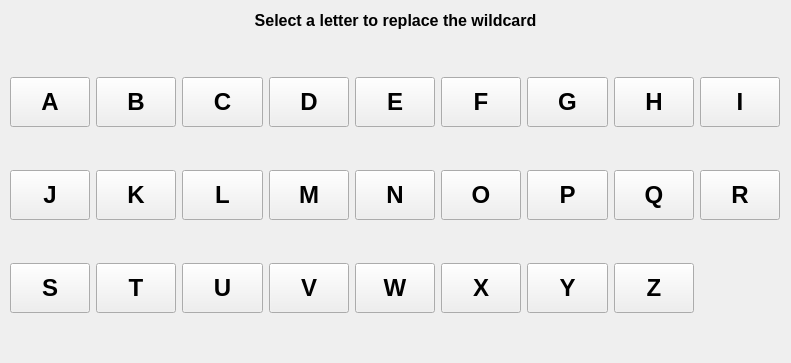
<?xml version="1.0" encoding="UTF-8"?>
<ui version="4.0">
 <class>Wildcard_Dialog</class>
 <widget class="QWidget" name="Wildcard_Dialog">
  <property name="geometry">
   <rect>
    <x>0</x>
    <y>0</y>
    <width>791</width>
    <height>363</height>
   </rect>
  </property>
  <property name="font">
   <font>
    <pointsize>18</pointsize>
    <weight>75</weight>
    <bold>true</bold>
   </font>
  </property>
  <property name="windowTitle">
   <string>Wildcard selector</string>
  </property>
  <widget class="QLabel" name="label">
   <property name="geometry">
    <rect>
     <x>10</x>
     <y>10</y>
     <width>771</width>
     <height>21</height>
    </rect>
   </property>
   <property name="font">
    <font>
     <pointsize>12</pointsize>
     <weight>75</weight>
     <bold>true</bold>
    </font>
   </property>
   <property name="text">
    <string>Select a letter to replace the wildcard</string>
   </property>
   <property name="alignment">
    <set>Qt::AlignCenter</set>
   </property>
  </widget>
  <widget class="QWidget" name="gridLayoutWidget">
   <property name="geometry">
    <rect>
     <x>10</x>
     <y>40</y>
     <width>770</width>
     <height>311</height>
    </rect>
   </property>
   <layout class="QGridLayout" name="gridLayout_Wildcard">
    <property name="horizontalSpacing">
     <number>6</number>
    </property>
    <item row="1" column="3">
     <widget class="QPushButton" name="pushButton_M">
      <property name="minimumSize">
       <size>
        <width>0</width>
        <height>50</height>
       </size>
      </property>
      <property name="font">
       <font>
        <pointsize>18</pointsize>
        <weight>75</weight>
        <bold>true</bold>
       </font>
      </property>
      <property name="text">
       <string>M</string>
      </property>
     </widget>
    </item>
    <item row="0" column="1">
     <widget class="QPushButton" name="pushButton_B">
      <property name="minimumSize">
       <size>
        <width>0</width>
        <height>50</height>
       </size>
      </property>
      <property name="font">
       <font>
        <pointsize>18</pointsize>
        <weight>75</weight>
        <bold>true</bold>
       </font>
      </property>
      <property name="text">
       <string>B</string>
      </property>
     </widget>
    </item>
    <item row="0" column="0">
     <widget class="QPushButton" name="pushButton_A">
      <property name="minimumSize">
       <size>
        <width>0</width>
        <height>50</height>
       </size>
      </property>
      <property name="font">
       <font>
        <pointsize>18</pointsize>
        <weight>75</weight>
        <bold>true</bold>
       </font>
      </property>
      <property name="text">
       <string>A</string>
      </property>
     </widget>
    </item>
    <item row="1" column="6">
     <widget class="QPushButton" name="pushButton_P">
      <property name="minimumSize">
       <size>
        <width>0</width>
        <height>50</height>
       </size>
      </property>
      <property name="font">
       <font>
        <pointsize>18</pointsize>
        <weight>75</weight>
        <bold>true</bold>
       </font>
      </property>
      <property name="text">
       <string>P</string>
      </property>
     </widget>
    </item>
    <item row="0" column="2">
     <widget class="QPushButton" name="pushButton_C">
      <property name="minimumSize">
       <size>
        <width>0</width>
        <height>50</height>
       </size>
      </property>
      <property name="font">
       <font>
        <pointsize>18</pointsize>
        <weight>75</weight>
        <bold>true</bold>
       </font>
      </property>
      <property name="text">
       <string>C</string>
      </property>
     </widget>
    </item>
    <item row="0" column="3">
     <widget class="QPushButton" name="pushButton_D">
      <property name="minimumSize">
       <size>
        <width>0</width>
        <height>50</height>
       </size>
      </property>
      <property name="font">
       <font>
        <pointsize>18</pointsize>
        <weight>75</weight>
        <bold>true</bold>
       </font>
      </property>
      <property name="text">
       <string>D</string>
      </property>
     </widget>
    </item>
    <item row="0" column="6">
     <widget class="QPushButton" name="pushButton_G">
      <property name="minimumSize">
       <size>
        <width>0</width>
        <height>50</height>
       </size>
      </property>
      <property name="font">
       <font>
        <pointsize>18</pointsize>
        <weight>75</weight>
        <bold>true</bold>
       </font>
      </property>
      <property name="text">
       <string>G</string>
      </property>
     </widget>
    </item>
    <item row="0" column="5">
     <widget class="QPushButton" name="pushButton_F">
      <property name="minimumSize">
       <size>
        <width>0</width>
        <height>50</height>
       </size>
      </property>
      <property name="font">
       <font>
        <pointsize>18</pointsize>
        <weight>75</weight>
        <bold>true</bold>
       </font>
      </property>
      <property name="text">
       <string>F</string>
      </property>
     </widget>
    </item>
    <item row="0" column="4">
     <widget class="QPushButton" name="pushButton_E">
      <property name="minimumSize">
       <size>
        <width>0</width>
        <height>50</height>
       </size>
      </property>
      <property name="font">
       <font>
        <pointsize>18</pointsize>
        <weight>75</weight>
        <bold>true</bold>
       </font>
      </property>
      <property name="text">
       <string>E</string>
      </property>
     </widget>
    </item>
    <item row="0" column="7">
     <widget class="QPushButton" name="pushButton_H">
      <property name="minimumSize">
       <size>
        <width>0</width>
        <height>50</height>
       </size>
      </property>
      <property name="font">
       <font>
        <pointsize>18</pointsize>
        <weight>75</weight>
        <bold>true</bold>
       </font>
      </property>
      <property name="text">
       <string>H</string>
      </property>
     </widget>
    </item>
    <item row="1" column="4">
     <widget class="QPushButton" name="pushButton_N">
      <property name="minimumSize">
       <size>
        <width>0</width>
        <height>50</height>
       </size>
      </property>
      <property name="font">
       <font>
        <pointsize>18</pointsize>
        <weight>75</weight>
        <bold>true</bold>
       </font>
      </property>
      <property name="text">
       <string>N</string>
      </property>
     </widget>
    </item>
    <item row="1" column="2">
     <widget class="QPushButton" name="pushButton_L">
      <property name="minimumSize">
       <size>
        <width>0</width>
        <height>50</height>
       </size>
      </property>
      <property name="font">
       <font>
        <pointsize>18</pointsize>
        <weight>75</weight>
        <bold>true</bold>
       </font>
      </property>
      <property name="text">
       <string>L</string>
      </property>
     </widget>
    </item>
    <item row="1" column="5">
     <widget class="QPushButton" name="pushButton_O">
      <property name="minimumSize">
       <size>
        <width>0</width>
        <height>50</height>
       </size>
      </property>
      <property name="font">
       <font>
        <pointsize>18</pointsize>
        <weight>75</weight>
        <bold>true</bold>
       </font>
      </property>
      <property name="text">
       <string>O</string>
      </property>
     </widget>
    </item>
    <item row="0" column="8">
     <widget class="QPushButton" name="pushButton_I">
      <property name="minimumSize">
       <size>
        <width>0</width>
        <height>50</height>
       </size>
      </property>
      <property name="font">
       <font>
        <pointsize>18</pointsize>
        <weight>75</weight>
        <bold>true</bold>
       </font>
      </property>
      <property name="text">
       <string>I</string>
      </property>
     </widget>
    </item>
    <item row="1" column="0">
     <widget class="QPushButton" name="pushButton_J">
      <property name="minimumSize">
       <size>
        <width>0</width>
        <height>50</height>
       </size>
      </property>
      <property name="font">
       <font>
        <pointsize>18</pointsize>
        <weight>75</weight>
        <bold>true</bold>
       </font>
      </property>
      <property name="text">
       <string>J</string>
      </property>
     </widget>
    </item>
    <item row="1" column="1">
     <widget class="QPushButton" name="pushButton_K">
      <property name="minimumSize">
       <size>
        <width>0</width>
        <height>50</height>
       </size>
      </property>
      <property name="font">
       <font>
        <pointsize>18</pointsize>
        <weight>75</weight>
        <bold>true</bold>
       </font>
      </property>
      <property name="text">
       <string>K</string>
      </property>
     </widget>
    </item>
    <item row="1" column="7">
     <widget class="QPushButton" name="pushButton_Q">
      <property name="minimumSize">
       <size>
        <width>0</width>
        <height>50</height>
       </size>
      </property>
      <property name="font">
       <font>
        <pointsize>18</pointsize>
        <weight>75</weight>
        <bold>true</bold>
       </font>
      </property>
      <property name="text">
       <string>Q</string>
      </property>
     </widget>
    </item>
    <item row="1" column="8">
     <widget class="QPushButton" name="pushButton_R">
      <property name="minimumSize">
       <size>
        <width>0</width>
        <height>50</height>
       </size>
      </property>
      <property name="font">
       <font>
        <pointsize>18</pointsize>
        <weight>75</weight>
        <bold>true</bold>
       </font>
      </property>
      <property name="text">
       <string>R</string>
      </property>
     </widget>
    </item>
    <item row="2" column="0">
     <widget class="QPushButton" name="pushButton_S">
      <property name="minimumSize">
       <size>
        <width>0</width>
        <height>50</height>
       </size>
      </property>
      <property name="font">
       <font>
        <pointsize>18</pointsize>
        <weight>75</weight>
        <bold>true</bold>
       </font>
      </property>
      <property name="text">
       <string>S</string>
      </property>
     </widget>
    </item>
    <item row="2" column="1">
     <widget class="QPushButton" name="pushButton_T">
      <property name="minimumSize">
       <size>
        <width>0</width>
        <height>50</height>
       </size>
      </property>
      <property name="font">
       <font>
        <pointsize>18</pointsize>
        <weight>75</weight>
        <bold>true</bold>
       </font>
      </property>
      <property name="text">
       <string>T</string>
      </property>
     </widget>
    </item>
    <item row="2" column="2">
     <widget class="QPushButton" name="pushButton_U">
      <property name="minimumSize">
       <size>
        <width>0</width>
        <height>50</height>
       </size>
      </property>
      <property name="font">
       <font>
        <pointsize>18</pointsize>
        <weight>75</weight>
        <bold>true</bold>
       </font>
      </property>
      <property name="text">
       <string>U</string>
      </property>
     </widget>
    </item>
    <item row="2" column="3">
     <widget class="QPushButton" name="pushButton_V">
      <property name="minimumSize">
       <size>
        <width>0</width>
        <height>50</height>
       </size>
      </property>
      <property name="font">
       <font>
        <pointsize>18</pointsize>
        <weight>75</weight>
        <bold>true</bold>
       </font>
      </property>
      <property name="text">
       <string>V</string>
      </property>
     </widget>
    </item>
    <item row="2" column="7">
     <widget class="QPushButton" name="pushButton_Z">
      <property name="minimumSize">
       <size>
        <width>0</width>
        <height>50</height>
       </size>
      </property>
      <property name="font">
       <font>
        <pointsize>18</pointsize>
        <weight>75</weight>
        <bold>true</bold>
       </font>
      </property>
      <property name="text">
       <string>Z</string>
      </property>
     </widget>
    </item>
    <item row="2" column="4">
     <widget class="QPushButton" name="pushButton_W">
      <property name="minimumSize">
       <size>
        <width>0</width>
        <height>50</height>
       </size>
      </property>
      <property name="font">
       <font>
        <pointsize>18</pointsize>
        <weight>75</weight>
        <bold>true</bold>
       </font>
      </property>
      <property name="text">
       <string>W</string>
      </property>
     </widget>
    </item>
    <item row="2" column="5">
     <widget class="QPushButton" name="pushButton_X">
      <property name="minimumSize">
       <size>
        <width>0</width>
        <height>50</height>
       </size>
      </property>
      <property name="font">
       <font>
        <pointsize>18</pointsize>
        <weight>75</weight>
        <bold>true</bold>
       </font>
      </property>
      <property name="text">
       <string>X</string>
      </property>
     </widget>
    </item>
    <item row="2" column="6">
     <widget class="QPushButton" name="pushButton_Y">
      <property name="minimumSize">
       <size>
        <width>0</width>
        <height>50</height>
       </size>
      </property>
      <property name="font">
       <font>
        <pointsize>18</pointsize>
        <weight>75</weight>
        <bold>true</bold>
       </font>
      </property>
      <property name="text">
       <string>Y</string>
      </property>
     </widget>
    </item>
   </layout>
  </widget>
 </widget>
 <resources/>
 <connections/>
</ui>
